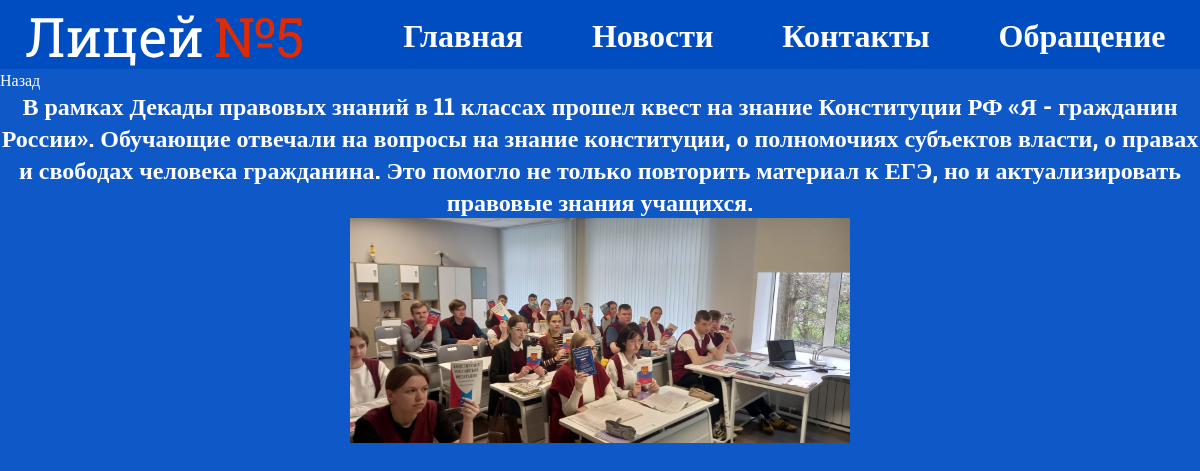
The app's page /news/11/ with its own data.
### school/models.py (models this page shows, shortened)
class School(models.Model):
    title = models.CharField(max_length=255, verbose_name='Заголовок')
    content = models.TextField(blank=True)
    photo = models.ImageField(upload_to="photo/%Y/%m/%d/")
    time = models.DateTimeField(auto_now_add=True, verbose_name='Время создания')
    is_publised = models.BooleanField(default=True, verbose_name='Опубликовано')
    class Meta:
        verbose_name = 'Новость'
        verbose_name_plural = 'Новости'
        ordering = ['-time', 'title']

### school/views.py (the view)
# urls.py: path('news/<int:post_id>/', show_post, name='post'),
def show_post(request, post_id):
    posts = School.objects.get(pk = post_id)
    return render(request, 'school/post.html', {'posts': posts})

### school/templates/school/post.html (shortened to what this page needs)
{% load static %}
<!DOCTYPE html>
<html lang="en">
<head>
    <link rel="stylesheet" href="{% static 'school/css/post.css' %}">
</head>
<body>
    <nav class="headear-container">
        <ul class="nav_ul">
            <li class="nav_li"><img src="{% static 'school/images/Logo.svg' %}" alt=""></li>
            <li class="nav_li"><a class="t1 nav-text" href="{% url 'home' %}"><h1 class="nav_text">Главная</h1></li></a>
            <li class="nav_li"><a class="t2 nav-text" href="{% url 'news' %}"><h1 class="nav_text">Новости</h1></li></a>
            <li class="nav_li"><a class="t3 nav-text" href="{% url 'contacts' %}"><h1 class="nav_text">Контакты</h1></li></a>
            <li class="nav_li"><a class="t4 nav-text" href="{% url 'feedback' %}"><h1 class="nav_text">Обращение</h1></li></a>
        </ul>
    </nav>
    <a class="go_back" href="{% url 'news' %}">Назад</a>
    <h1 class="post_content">{{posts.content}}</h1>
    <img src="{{posts.photo.url}}" alt="" class="post_photo">
</body>
</html>

### school/static/school/css/post.css (style rules this page uses)
* { margin: 0; padding: 0; --main-bg-color: #0E58C7; --nav-bg-color: #004DC1; --main-color-for-words: #FFFFFF; --cards-color-for-words: black; --cards-bg-color: #FFFFFF; }
body { box-sizing: border-box; background-color: var(--main-bg-color); font-family: Roboto Slab; }
.nav_ul li { display: inline-flex; }
.nav_ul { display: flex; justify-content: space-around; align-items: center; }
.nav_li img { width: 320px; max-width: 100%; min-width: 70px; }
.nav_li a { text-decoration: none; color: var(--main-color-for-words); }
.nav_li a h1 { font-size: 32px; padding: 2px 10px; }
nav { background-color: var(--nav-bg-color); width: 100%; }
.post_content { color: var(--main-color-for-words); font-size: 24px; text-align: center; }
.go_back { color: var(--main-color-for-words); font-size: 16px; text-decoration: none; margin: 10px 0px; }
.post_photo { display: flex; margin: 0 auto; width: 500px; max-width: 100%; }

### records on screen
School: content "В рамках Декады правовых знаний в 11 классах прошел квест на знание Конституции РФ «Я - гражданин России». Обучающие отвечали на вопросы на знание конституции, о полномочиях субъектов власти, о правах и свободах человека гражданина. Это помогло не только повторить материал к ЕГЭ, но и актуализировать правовые знания учащихся.", photo (picture)
